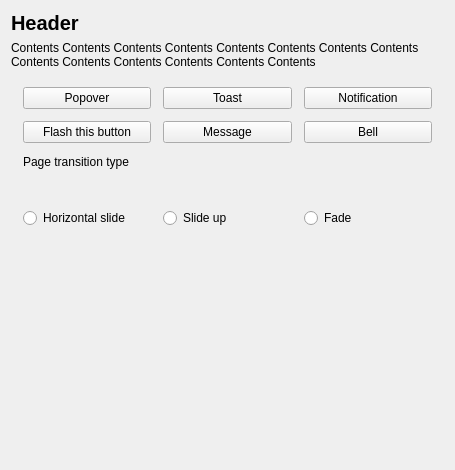
<?xml version="1.0" encoding="UTF-8"?>
<ui version="4.0">
 <class>Page2</class>
 <widget class="QWidget" name="Page2">
  <property name="geometry">
   <rect>
    <x>0</x>
    <y>0</y>
    <width>455</width>
    <height>470</height>
   </rect>
  </property>
  <property name="windowTitle">
   <string>Form</string>
  </property>
  <layout class="QVBoxLayout" name="verticalLayout">
   <item>
    <widget class="QLabel" name="heading">
     <property name="font">
      <font>
       <pointsize>15</pointsize>
       <weight>75</weight>
       <bold>true</bold>
      </font>
     </property>
     <property name="accessibleDescription">
      <string notr="true"/>
     </property>
     <property name="text">
      <string>Header</string>
     </property>
     <property name="textFormat">
      <enum>Qt::PlainText</enum>
     </property>
     <property name="scaledContents">
      <bool>true</bool>
     </property>
     <property name="alignment">
      <set>Qt::AlignLeading|Qt::AlignLeft|Qt::AlignTop</set>
     </property>
     <property name="wordWrap">
      <bool>true</bool>
     </property>
    </widget>
   </item>
   <item>
    <widget class="QLabel" name="contents">
     <property name="sizePolicy">
      <sizepolicy hsizetype="Preferred" vsizetype="Minimum">
       <horstretch>0</horstretch>
       <verstretch>0</verstretch>
      </sizepolicy>
     </property>
     <property name="accessibleDescription">
      <string notr="true"/>
     </property>
     <property name="text">
      <string>Contents Contents Contents Contents Contents Contents Contents Contents Contents Contents Contents Contents Contents Contents </string>
     </property>
     <property name="alignment">
      <set>Qt::AlignLeading|Qt::AlignLeft|Qt::AlignTop</set>
     </property>
     <property name="wordWrap">
      <bool>true</bool>
     </property>
    </widget>
   </item>
   <item>
    <layout class="QGridLayout" name="gridLayout">
     <property name="leftMargin">
      <number>12</number>
     </property>
     <property name="topMargin">
      <number>12</number>
     </property>
     <property name="rightMargin">
      <number>12</number>
     </property>
     <property name="bottomMargin">
      <number>12</number>
     </property>
     <property name="spacing">
      <number>12</number>
     </property>
     <item row="1" column="2">
      <widget class="QPushButton" name="soundButton">
       <property name="text">
        <string>Bell</string>
       </property>
      </widget>
     </item>
     <item row="3" column="1">
      <widget class="QRadioButton" name="pt_SlideUp">
       <property name="sizePolicy">
        <sizepolicy hsizetype="Expanding" vsizetype="Expanding">
         <horstretch>0</horstretch>
         <verstretch>0</verstretch>
        </sizepolicy>
       </property>
       <property name="text">
        <string>Slide up</string>
       </property>
      </widget>
     </item>
     <item row="0" column="2">
      <widget class="QPushButton" name="notificationButton">
       <property name="text">
        <string>Notification</string>
       </property>
      </widget>
     </item>
     <item row="1" column="0">
      <widget class="QPushButton" name="errorFlashButton">
       <property name="text">
        <string>Flash this button</string>
       </property>
      </widget>
     </item>
     <item row="3" column="0">
      <widget class="QRadioButton" name="pt_SlideLeft">
       <property name="sizePolicy">
        <sizepolicy hsizetype="Expanding" vsizetype="Expanding">
         <horstretch>0</horstretch>
         <verstretch>0</verstretch>
        </sizepolicy>
       </property>
       <property name="text">
        <string>Horizontal slide</string>
       </property>
      </widget>
     </item>
     <item row="0" column="0">
      <widget class="QPushButton" name="popoverButton">
       <property name="sizePolicy">
        <sizepolicy hsizetype="Preferred" vsizetype="Preferred">
         <horstretch>0</horstretch>
         <verstretch>0</verstretch>
        </sizepolicy>
       </property>
       <property name="text">
        <string>Popover</string>
       </property>
      </widget>
     </item>
     <item row="0" column="1">
      <widget class="QPushButton" name="toastButton">
       <property name="sizePolicy">
        <sizepolicy hsizetype="Preferred" vsizetype="Preferred">
         <horstretch>0</horstretch>
         <verstretch>0</verstretch>
        </sizepolicy>
       </property>
       <property name="text">
        <string>Toast</string>
       </property>
      </widget>
     </item>
     <item row="1" column="1">
      <widget class="QPushButton" name="messageButton">
       <property name="text">
        <string>Message</string>
       </property>
      </widget>
     </item>
     <item row="3" column="2">
      <widget class="QRadioButton" name="pt_Fade">
       <property name="sizePolicy">
        <sizepolicy hsizetype="Expanding" vsizetype="Expanding">
         <horstretch>0</horstretch>
         <verstretch>0</verstretch>
        </sizepolicy>
       </property>
       <property name="text">
        <string>Fade</string>
       </property>
      </widget>
     </item>
     <item row="2" column="0" colspan="3">
      <widget class="QLabel" name="label">
       <property name="text">
        <string>Page transition type</string>
       </property>
      </widget>
     </item>
    </layout>
   </item>
   <item>
    <spacer name="verticalSpacer">
     <property name="orientation">
      <enum>Qt::Vertical</enum>
     </property>
     <property name="sizeHint" stdset="0">
      <size>
       <width>17</width>
       <height>37</height>
      </size>
     </property>
    </spacer>
   </item>
  </layout>
 </widget>
 <resources/>
 <connections/>
</ui>
